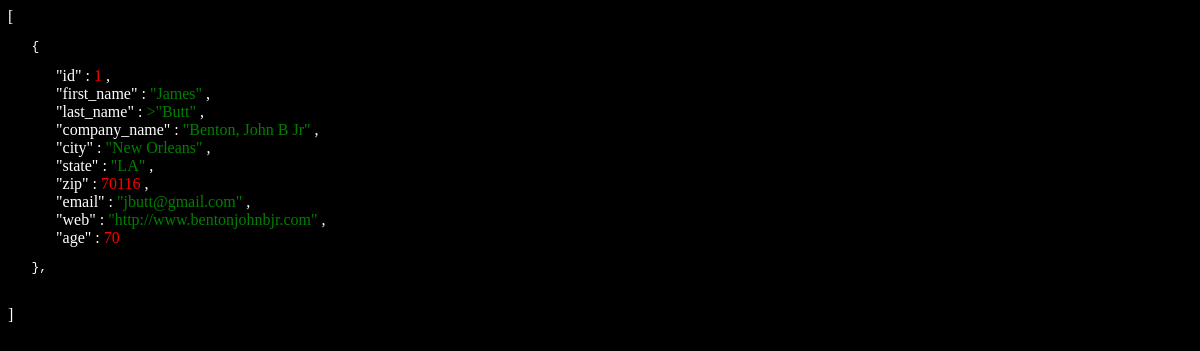
The page /api/users/1/ on the database as committed earlier.
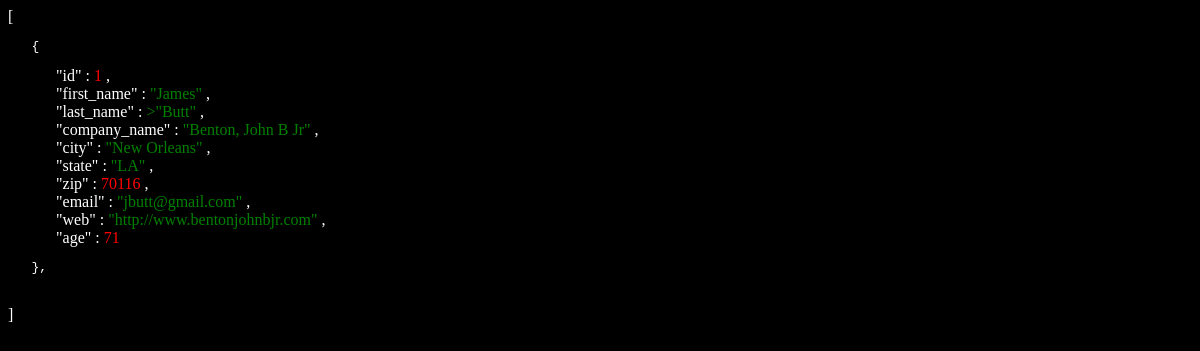
The same page on the database as committed later.
### users/models.py (models this page shows, shortened)
class Member(models.Model):
    first_name = models.CharField(max_length=200)
    last_name = models.CharField(max_length=200)
    company_name = models.CharField(max_length=200)
    city = models.CharField(max_length=200)
    state = models.CharField(max_length=200)
    zip = models.IntegerField()
    email = models.EmailField(max_length=200)#changes
    web = models.CharField(max_length=200)
    age = models.IntegerField()

### users/views.py (the view)
# urls.py: path('users/<int:pk>/', MemberDetail.as_view(), name='detail'),
class MemberDetail(DetailView):
    model = Member
    template_name = 'users/detail.html'
    def get_context_data(self, **kwargs):
        context = super().get_context_data(**kwargs)
        return context

### users/templates/users/detail.html (shortened to what this page needs)
<body style="background-color:black;">
    <txt style="color:white;">[<br></txt>
    <txt style="color:white;"><pre>   {</pre>  "id" : </txt> <txt style="color:red;">{{member.id}}</txt>
    <txt style="color:white;">,<br>"first_name" : </txt><txt style="color:green;">"{{member.first_name}}"</txt>
    <txt style="color:white;"> ,<br>"last_name" : </txt><txt style="color:green;">>"{{member.last_name}}"</txt>
    <txt style="color:white;">,<br>"company_name" : </txt><txt style="color:green;">"{{member.company_name}}"</txt>
    <txt style="color:white;">,<br>"city" : </txt><txt style="color:green;">"{{member.city}}"</txt>
    <txt style="color:white;">,<br> "state" : </txt><txt style="color:green;">"{{member.state}}"</txt>
    <txt style="color:white;">,<br> "zip" : </txt><txt style="color:red;">{{member.zip}}</txt>
    <txt style="color:white;">,<br>"email" : </txt><txt style="color:green;">"{{member.email}}"</txt>
    <txt style="color:white;">,<br>"web" : </txt><txt style="color:green;">"{{member.web}}"</txt>
    <txt style="color:white;">,<br>"age" : </txt><txt style="color: red;">{{member.age}}<br></txt>
    <txt style="color:white;"><pre>   },</pre><br></txt>
    <txt style="color:white;"> ]</txt>
    </body>

Rows that differ between the two databases and show on the page:
changed Member "James": age "70" → "71"
